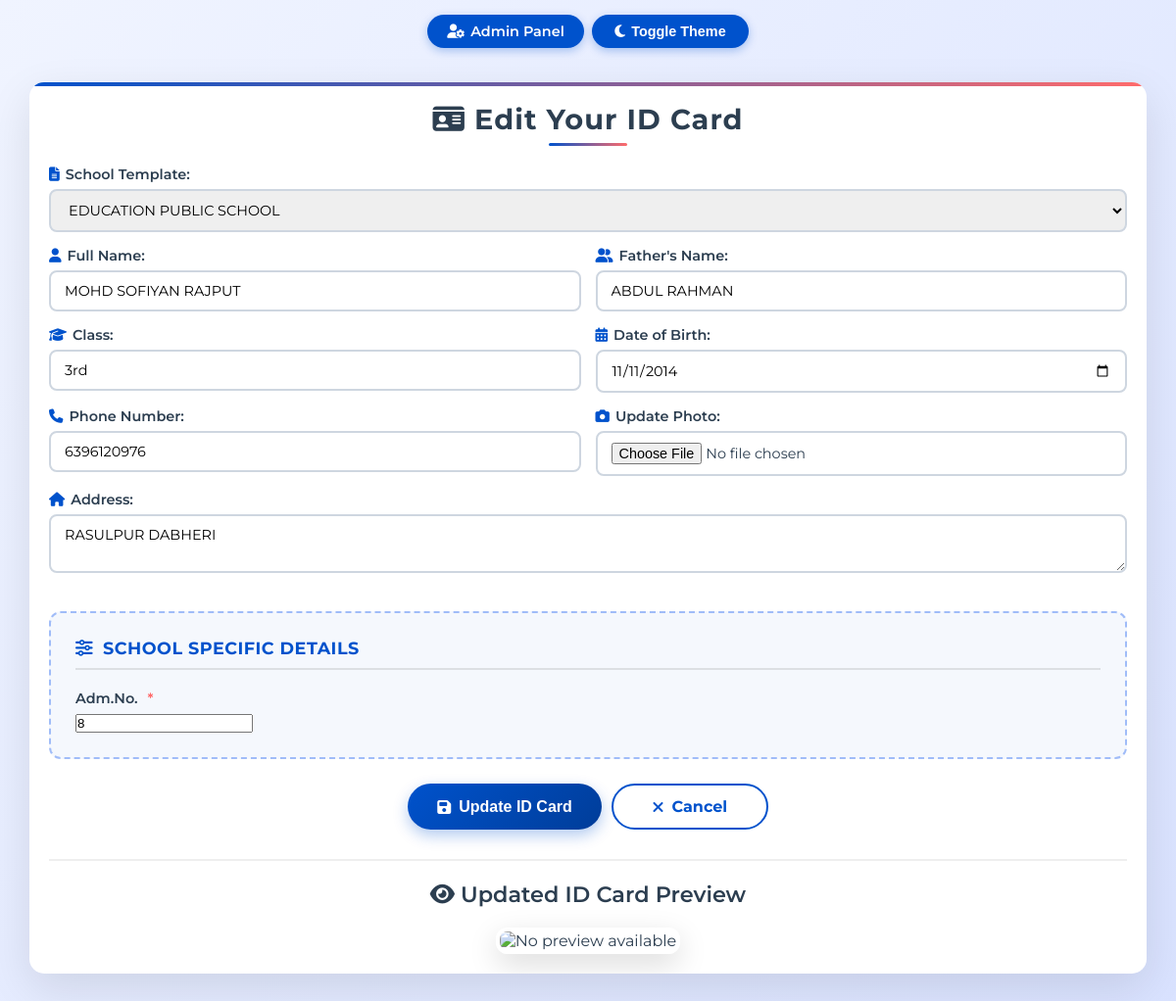
The app's page /edit/3 (signed in) with its own data.
### models.py (models this page shows)
class Student(db.Model):
    __tablename__ = 'students'
    id = Column(Integer, primary_key=True)
    name = Column(String(255), nullable=False)
    father_name = Column(String(255))
    class_name = Column(String(100))
    dob = Column(String(50))
    address = Column(Text)
    phone = Column(String(50))
    photo_filename = Column(String(255))
    generated_filename = Column(String(255)) # Points to individual card image (JPG)
    created_at = Column(DateTime, default=lambda: datetime.now(timezone.utc))
    data_hash = Column(String(255), unique=True)
    template_id = Column(Integer, ForeignKey('templates.id'))
    school_name = Column(String(255))
    email = Column(String(255), unique=False)
    password = Column(String(255))
    custom_data = Column(MutableDict.as_mutable(JSON), default=dict)
    sheet_filename = Column(String(255))
    sheet_position = Column(Integer)

class TemplateField(db.Model):
    __tablename__ = 'template_fields'
    id = Column(Integer, primary_key=True)
    template_id = Column(Integer, ForeignKey('templates.id', ondelete='CASCADE'), nullable=False)
    field_name = Column(String(100), nullable=False)
    field_label = Column(String(100), nullable=False)
    field_type = Column(String(50), nullable=False)  # text, number, select, etc.
    is_required = Column(Boolean, default=False)
    display_order = Column(Integer, default=0)
    field_options = Column(JSON, default=list)  # For select fields

### app.py (the view, shortened to what this page needs)
@app.route("/edit/<int:student_id>", methods=["GET", "POST"])
def edit_student(student_id):
    generated_url = None
    download_url = None
    form_data = {}
    success = None
    error = None
    templates = get_templates()
    try:
        student = db.session.get(Student, student_id)
        if not student:
            error = f"No student found with ID {student_id}"
            logger.error(error)
            return render_template("edit.html", error=error, templates=templates, form_data=form_data,
                                 generated_url=generated_url, download_url=download_url, success=success), 404
        student_email = student.email
        session_email = session.get('student_email')
        logger.info(f"Authorization check - Student ID: {student_id}")
        logger.info(f"Database email: {student_email}")
        logger.info(f"Session email: {session_email}")
        if student and student.template_id:
            is_passed, deadline_date = check_deadline_passed(student.template_id)
            if is_passed:
                error = f"⛔ The deadline for editing this ID card passed on {deadline_date}. Updates are disabled."
                if request.method == "POST":
                    return render_template("edit.html", error=error, templates=templates, form_data=form_data), 403
                else:
                    flash(error, 'error')                    # ---
        admin_email = os.environ.get("EMAIL_FROM", "").lower()
        is_admin_user = session.get("admin") or (session_email and session_email.lower() == admin_email)
        is_owner = student_email and session_email and (student_email.lower() == session_email.lower())
        if not is_owner and not is_admin_user:
            error = f"You are not authorized to access this record."
            logger.warning(f"Authorization failed for student {student_id}")
            return render_template("edit.html", error=error, templates=templates, form_data=form_data,
                                 generated_url=generated_url, download_url=download_url, success=success), 403
        form_data = {
            'id': student.id,
            'name': student.name,
            'father_name': student.father_name,
            'class_name': student.class_name,
            'dob': student.dob,
            'address': student.address,
            'phone': student.phone,
            'photo_filename': student.photo_filename,
            'generated_filename': student.generated_filename,
            'template_id': student.template_id,
            'school_name': student.school_name,
            'custom_data': student.custom_data or {} # <--- CRITICAL: Send existing custom data to frontend
        }
        preview_filename = student.generated_filename.replace(".pdf", ".jpg") if student.generated_filename else None
        preview_path = os.path.join(GENERATED_FOLDER, preview_filename) if preview_filename else None
        if preview_path and os.path.exists(preview_path):
            generated_url = url_for('static', filename=f'generated/{preview_filename}')
        else:
            generated_url = url_for('static', filename='placeholder.jpg')
        download_url = url_for('static', filename=f'generated/{student.generated_filename}') if student.generated_filename else None
    except Exception as e:
        error = f"Error fetching student data: {str(e)}"
        logger.error(error)
        return render_template("edit.html", error=error, templates=templates, form_data=form_data,
                             generated_url=generated_url, download_url=download_url, success=success), 500
    return render_template("edit.html", generated_url=generated_url, download_url=download_url,
                          form_data=form_data, success=success, error=error, templates=templates)

### app.py (called while the page is built, shortened)
def check_deadline_passed(template_id):
    if not template_id:
        return False, None
    try:
        template = db.session.get(Template, int(template_id))
        if not template or not template.deadline:
            return False, None
    except Exception as e:
        logger.error(f"Error checking deadline: {e}")
        return False, None

@app.before_request
def require_login():
    admin_routes = ["/admin", "/upload_template", "/delete_all", "/upload_font", "/update_font",
                    "/update_photo_position", "/delete_student", "/export_csv", "/download_template",
                    "/remove_template", "/update_duplicate_settings", "/delete_pdf", "/update_template_settings",
                    "/admin_student_credentials", "/admin_add_student_credential", "/admin_update_student_credential",
                    "/admin_delete_student_credential", "/admin_reset_student_password", "/admin/student_preview",
                    "/admin/generate_preview", "/admin/download_student_pdf"]
    if request.path in admin_routes and not session.get("admin"):
        logger.warning(f"Unauthorized access attempt to {request.path}")
        return redirect(url_for("login"))

### utils.py (called while the page is built)
def get_default_font_config():
    return {
        "font_bold": "arialbd.ttf",
        "font_regular": "arial.ttf",
        "font_color": [0, 0, 0], # Legacy field for backward compatibility
        "label_font_color": [0, 0, 0], # Black for labels
        "value_font_color": [0, 0, 0], # Black for values
        "label_font_size": 40,
        "value_font_size": 36,
        "label_x": 50,
        "value_x": 280,
        "start_y": 275,
        "line_height": 50,
        "text_case": "normal"
    }

def get_default_photo_config():
    return {
        "photo_x": 725,
        "photo_y": 200,
        "photo_width": 260,
        "photo_height": 313,
        "photo_border_top_left": 0,
        "photo_border_top_right": 0,
        "photo_border_bottom_right": 0,
        "photo_border_bottom_left": 0,
        "remove_background": False,       # ← ADD THIS LINE
        "bg_remove_color": "#ffffff"      # ← ADD THIS LINE
    }

### templates/edit.html (shortened to what this page needs)
<!DOCTYPE html>
<html lang="en">
<head>
  <link rel="stylesheet" href="https://cdnjs.cloudflare.com/ajax/libs/font-awesome/6.4.0/css/all.min.css">
</head>
<body oncontextmenu="return false">
  <ul class="bg-bubbles">
  </ul>
  <div class="nav-links">
    <a href="/admin"><i class="fas fa-user-cog"></i>Admin Panel</a>
    <button class="toggle-btn" id="themeToggle"><i class="fas fa-moon"></i>Toggle Theme</button>
  </div>
  <div class="container">
    <h1 class="floating"><i class="fas fa-id-card"></i> <span id="form-title">Edit Your ID Card</span></h1>
    <form method="POST" enctype="multipart/form-data" id="idCardForm"
          action="{% if form_data and form_data['id'] %}{{ url_for('edit_student', student_id=form_data['id']) }}{% else %}#{% endif %}">
      <div class="form-group full-width">
        <label for="template_id"><i class="fas fa-file-alt"></i>School Template:</label>
        <select id="template_id" name="template_id" required>
          {% for template in templates %}
            <option value="{{ template.id }}" {% if form_data and form_data['template_id'] == template.id %}selected{% endif %}>{{ template.school_name }}</option>
          {% else %}
            <option value="" disabled>No templates available</option>
          {% endfor %}
        </select>
      </div>
      <div class="form-group">
        <label for="name"><i class="fas fa-user"></i>Full Name:</label>
        <input id="name" type="text" name="name" value="{% if form_data and form_data['name'] %}{{ form_data['name'] }}{% endif %}" required pattern="[A-Za-z\s]{2,50}" title="Name must be 2-50 characters, letters and spaces only" />
      </div>
      <div class="form-group">
        <label for="father_name"><i class="fas fa-user-friends"></i>Father's Name:</label>
        <input id="father_name" type="text" name="father_name" value="{% if form_data and form_data['father_name'] %}{{ form_data['father_name'] }}{% endif %}" required pattern="[A-Za-z\s]{2,50}" title="Father's name must be 2-50 characters, letters and spaces only" />
      </div>
      <div class="form-group">
        <label for="class_name"><i class="fas fa-graduation-cap"></i>Class:</label>
        <input id="class_name" type="text" name="class_name" value="{% if form_data and form_data['class_name'] %}{{ form_data['class_name'] }}{% endif %}" required pattern="[A-Za-z0-9\s]{1,20}" title="Class must be 1-20 characters" />
      </div>
      <div class="form-group">
        <label for="dob"><i class="fas fa-calendar-alt"></i>Date of Birth:</label>
        <input id="dob" type="date" name="dob" value="{% if form_data and form_data['dob'] %}{{ form_data['dob'] }}{% endif %}" required />
      </div>
      <div class="form-group">
        <label for="phone"><i class="fas fa-phone"></i>Phone Number:</label>
        <input id="phone" type="tel" name="phone" value="{% if form_data and form_data['phone'] %}{{ form_data['phone'] }}{% endif %}" required pattern="[0-9]{10}" title="Please enter a valid 10-digit phone number" />
      </div>
      <div class="form-group">
        <label for="photo"><i class="fas fa-camera"></i>Update Photo:</label>
        <input id="photo" type="file" name="photo" accept="image/*" />
      </div>
      <div class="form-group full-width">
        <label for="address"><i class="fas fa-home"></i>Address:</label>
        <textarea id="address" name="address" rows="2" required maxlength="200">{% if form_data and form_data['address'] %}{{ form_data['address'] }}{% endif %}</textarea>
      </div>
      <div id="dynamic-fields-container">
          <div class="section-header">
              <i class="fas fa-sliders-h"></i>
              <span>School Specific Details</span>
          </div>
          {% if templates %}
              {% for t in templates %}
              <div class="template-group"
                   id="fields-template-{{ t.id }}"
                   data-template-id="{{ t.id }}"
                   style="display: none;"> {% if t.fields %}
                      {% for field in t.fields %}
                      <div class="form-group">
                          <label class="form-label">
                              {{ field.field_label }}
                              {% if field.is_required %}<span style="color:var(--accent); margin-left:4px;">*</span>{% endif %}
                          </label>
                          {% if field.field_type == 'select' %}
                              <select name="{{ field.field_name }}" class="form-select" {% if field.is_required %}required{% endif %}>
                                  <option value="">Select {{ field.field_label }}</option>
                                  {% for option in field.field_options %}
                                      <option value="{{ option }}"
                                          {% if form_data.custom_data and form_data.custom_data.get(field.field_name) == option %}selected{% endif %}>
                                          {{ option }}
                                      </option>
                                  {% endfor %}
                              </select>
                          {% else %}
                              <input type="{{ field.field_type }}"
                                     name="{{ field.field_name }}"
                                     class="form-control"
                                     placeholder="Enter {{ field.field_label }}"
                                     value="{{ form_data.custom_data.get(field.field_name, '') if form_data.custom_data else '' }}"
                                     {% if field.is_required %}required{% endif %}>
                          {% endif %}
                      </div>
                      {% endfor %}
                  {% else %}
                      <div class="empty-message">
                          <i class="fas fa-info-circle"></i> No additional fields required for this school template.
                      </div>
                  {% endif %}
              </div>
              {% endfor %}
          {% else %}
              <div class="empty-message" style="color: var(--error-text);">
                  Error: No templates loaded.
              </div>
          {% endif %}
      </div>
      <div class="form-actions">
        <button type="submit" id="submit-btn"><i class="fas fa-save"></i> <span>Update ID Card</span></button>
        <a href="{{ url_for('index') }}" class="action-btn btn-outline">
            <i class="fas fa-times"></i> <span>Cancel</span>
        </a>
      </div>
    </form>
    {% if generated_url %}
    <div class="preview-section" id="preview-section">
      <h2><i class="fas fa-eye"></i> Updated ID Card Preview</h2>
      <img src="{{ generated_url }}" alt="Updated ID Card" id="preview-image"
           onerror="this.src='/static/placeholder.jpg'; this.alt='No preview available';" />
    </div>
    {% endif %}
  </div>
</body>
</html>

### records on screen
Student: name "MOHD SOFIYAN RAJPUT", father_name "ABDUL RAHMAN", class_name "3rd", dob "11/11/2014", phone "6396120976", address "RASULPUR DABHERI"
TemplateField: field_label "Adm.No.", custom_data "8"

### other values on screen
form field template_id "EDUCATION PUBLIC SCHOOL"
